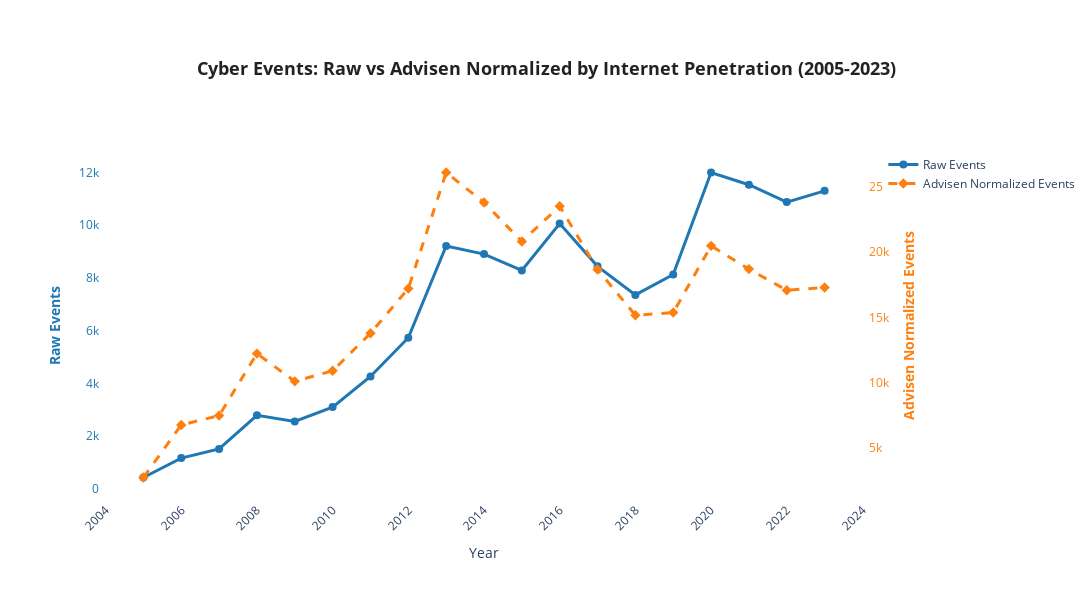

The notebook cell this image was saved under:
### Markdown cell above
## 3v. Visualization - Raw vs Normalized Events

### Code cell
# Create overlay chart: Raw vs Normalized events on same plot with dual axes
fig_analysis = go.Figure()
scale_factor = 1000000.0

# Add raw events (left axis)
fig_analysis.add_trace(go.Scatter(
    x=df_advisens_with_internet['Year'],
    y=df_advisens_with_internet['Events']*scale_factor,
    mode='lines+markers',
    name='Raw Events',
    line=dict(color='#1f77b4', width=3),
    marker=dict(size=8),
    yaxis='y1',
    hovertemplate='<b>Year: %{x}</b><br>Raw Events: %{y:,.0f}<extra></extra>'
))

# Add normalized Advisen's events (right axis)
fig_analysis.add_trace(go.Scatter(
    x=df_advisens_with_internet['Year'],
    y=df_advisens_with_internet['Events_Normalized']*scale_factor,
    mode='lines+markers',
    name='Advisen Normalized Events',
    line=dict(color='#ff7f0e', width=3, dash='dash'),
    marker=dict(size=8, symbol='diamond'),
    yaxis='y2',
    hovertemplate='<b>Year: %{x}</b><br>Normalized: %{y:,.0f}<extra></extra>'
))

# Update layout with dual axes
fig_analysis.update_layout(
    title={
        'text': '<b>Cyber Events: Raw vs Advisen Normalized by Internet Penetration (2005-2023)</b>',
        'x': 0.5,
        'xanchor': 'center',
        'font': {'size': 18, 'color': '#222222'}
    },
    xaxis=dict(
        title='Year',
        dtick=2,
        tickangle=-45
    ),
    yaxis=dict(
        title='<b>Raw Events</b>',
        title_font=dict(color='#1f77b4'),
        tickfont=dict(color='#1f77b4')
    ),
    yaxis2=dict(
        title='<b>Advisen Normalized Events</b>',
        title_font=dict(color='#ff7f0e'),
        tickfont=dict(color='#ff7f0e'),
        overlaying='y',
        side='right'
    ),
    width=1200,
    height=600,
    hovermode='x unified',
    plot_bgcolor='#ffffff',
    paper_bgcolor='#ffffff',
    margin=dict(l=100, r=100, t=150, b=100)
)

# Save outputs
output_dir = Path('./outputs')
output_dir.mkdir(parents=True, exist_ok=True)

fig_analysis.write_html(output_dir / '03_advisens_raw_vs_normalized.html')
fig_analysis.write_image(output_dir / '03_advisens_raw_vs_normalized.png', width=1200, height=600)

print("✓ Chart saved: ./outputs/03_advisens_raw_vs_normalized.html")
print("✓ Chart saved: ./outputs/03_advisens_raw_vs_normalized.png")

fig_analysis.show()

### Figure 1 — Plotly figure (JSON) as saved in the notebook; plotly's stock layout.template omitted (floating-point values rounded to 4 significant figures)
{"data": [{"hovertemplate": "<b>Year: %{x}</b><br>Raw Events: %{y:,.0f}<extra></extra>", "line": {"color": "#1f77b4", "width": 3}, "marker": {"size": 8}, "mode": "lines+markers", "name": "Raw Events", "type": "scatter", "x": [2005, 2006, 2007, 2008, 2009, 2010, 2011, 2012, 2013, 2014, 2015, 2016, 2017, 2018, 2019, 2020, 2021, 2022, 2023], "y": [425.8, 1161.0, 1510.0, 2787.0, 2555.0, 3097.0, 4258.0, 5729.0, 9213.0, 8903.0, 8284.0, 10060.0, 8439.0, 7355.0, 8129.0, 12000.0, 11540.0, 10880.0, 11300.0], "yaxis": "y"}, {"hovertemplate": "<b>Year: %{x}</b><br>Normalized: %{y:,.0f}<extra></extra>", "line": {"color": "#ff7f0e", "dash": "dash", "width": 3}, "marker": {"size": 8, "symbol": "diamond"}, "mode": "lines+markers", "name": "Advisen Normalized Events", "type": "scatter", "x": [2005, 2006, 2007, 2008, 2009, 2010, 2011, 2012, 2013, 2014, 2015, 2016, 2017, 2018, 2019, 2020, 2021, 2022, 2023], "y": [2730.0, 6752.0, 7474.0, 12220.0, 10100.0, 10900.0, 13780.0, 17200.0, 26100.0, 23810.0, 20810.0, 23520.0, 18670.0, 15160.0, 15370.0, 20480.0, 18700.0, 17080.0, 17280.0], "yaxis": "y2"}], "layout": {"height": 600, "hovermode": "x unified", "margin": {"b": 100, "l": 100, "r": 100, "t": 150}, "paper_bgcolor": "#ffffff", "plot_bgcolor": "#ffffff", "title": {"font": {"color": "#222222", "size": 18}, "text": "<b>Cyber Events: Raw vs Advisen Normalized by Internet Penetration (2005-2023)</b>", "x": 0.5, "xanchor": "center"}, "width": 1200, "xaxis": {"dtick": 2, "tickangle": -45, "title": {"text": "Year"}}, "yaxis": {"tickfont": {"color": "#1f77b4"}, "title": {"font": {"color": "#1f77b4"}, "text": "<b>Raw Events</b>"}}, "yaxis2": {"overlaying": "y", "side": "right", "tickfont": {"color": "#ff7f0e"}, "title": {"font": {"color": "#ff7f0e"}, "text": "<b>Advisen Normalized Events</b>"}}}}
